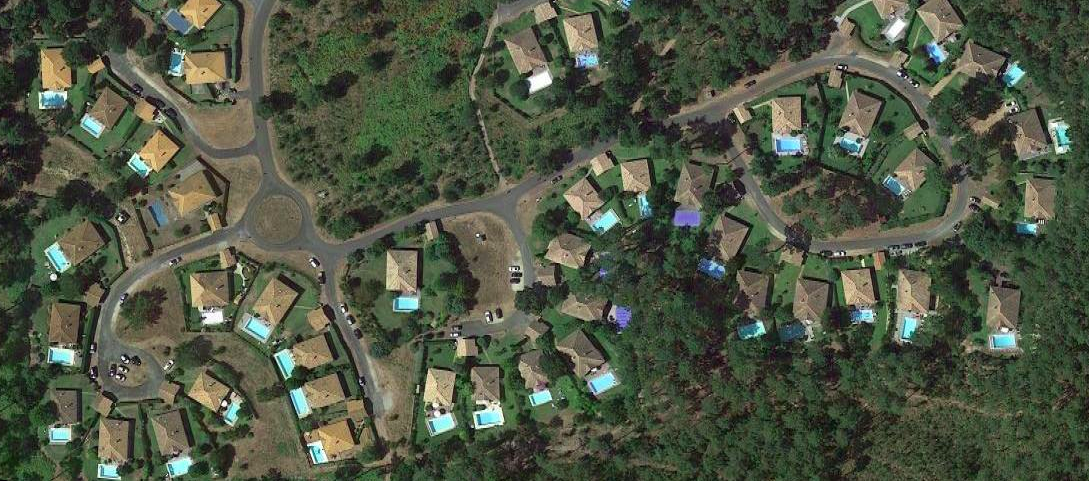
#> input picture MT1/q3_image.png, 1089 x 481 px, found by its file name
$ jupyter execute MT1_Q3.ipynb   (shell and % lines are left out)
#> lines starting #> are read from the running program, lines starting #| are printed output that depends on the picture; after the words box and inside, x2 and y2 are one past the last pixel; in counts of white or black regions, pixels touching at a corner belong together
<a href="https://colab.research.google.com/github/Bbuyukyilmaz/ELE492---Image-Processing-Homeworks/blob/main/MT1/Q3/MT1_Q3.ipynb" target="_parent"></a>

[cell 1]
import cv2
import numpy as np
from matplotlib import pyplot as plt

# read image in BGR
img = cv2.imread('/content/ELE492---Image-Processing-Homeworks/MT1/q3_image.png')
#> img is the input picture: shape (481, 1089, 3); mean B, G, R 67.3, 85.9, 78.5
rgb_img = cv2.cvtColor(img, cv2.COLOR_BGR2RGB)


## convert to hsv
hsv = cv2.cvtColor(img, cv2.COLOR_BGR2HSV)
#> hsv: shape (481, 1089, 3); mean H, S, V 45.3, 71.6, 89

# define blue color range
lower_range = np.array([75, 50, 70])
upper_range = np.array([140, 255, 255])

# perform mask
mask = cv2.inRange(hsv, lower_range, upper_range)
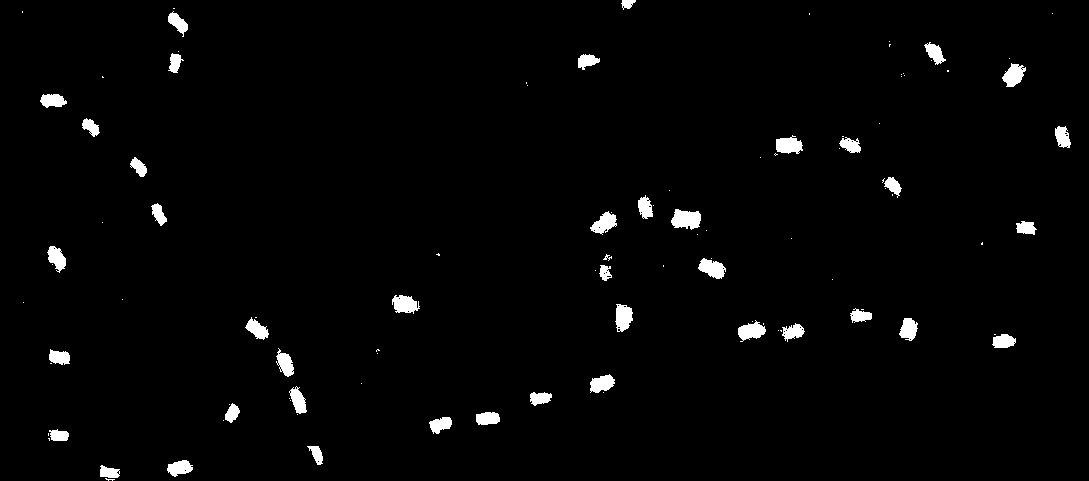
#> mask: shape (481, 1089); 2.1% white; 103 white regions (61 under 20 px), largest, box (x1, y1, x2, y2) and area: (671, 209, 701, 230) 459, (392, 295, 420, 314) 369, (615, 304, 633, 332) 369

# define white color range
sensitivity = 15
lower_white = np.array([0,0,255-sensitivity])
upper_white = np.array([255,sensitivity,255])

# perform mask and add to blue mask
mask += cv2.inRange(hsv, lower_white, upper_white)
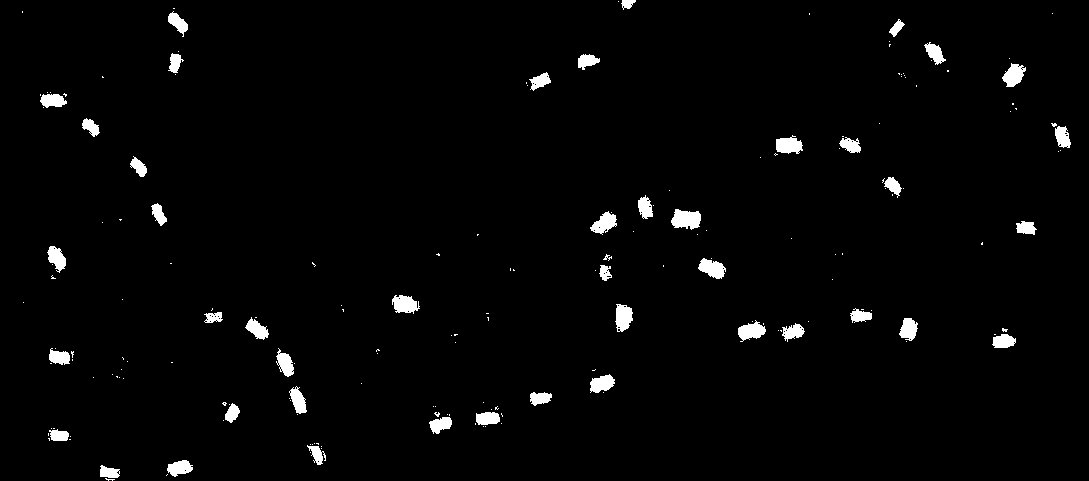
#> mask: shape (481, 1089); 2.2% white; 185 white regions (140 under 20 px), largest, box (x1, y1, x2, y2) and area: (671, 209, 701, 230) 459, (392, 295, 420, 314) 369, (615, 304, 633, 332) 369


ret, thresh = cv2.threshold(mask, 127, 255, cv2.THRESH_BINARY)

# obtain the connected components
num_labels, labels, stats, centroids = cv2.connectedComponentsWithStats(thresh)
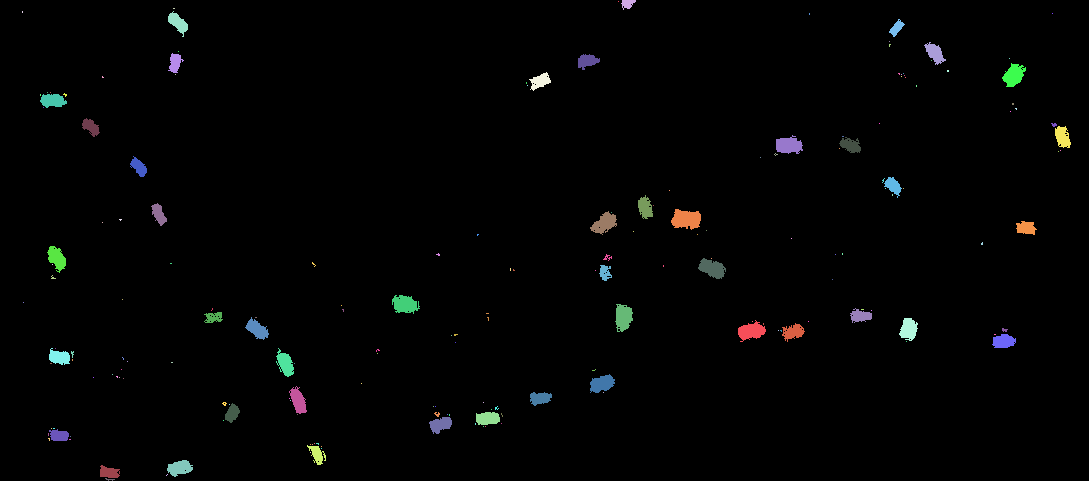
#> labels: shape (481, 1089) int32; 186 distinct labels, from 0 to 185; one colour per label, 0 black
#> num_labels = 186; stats = 186 rows, first 6: [0, 0, 1089, 481, 512253], [618, 1, 1, 1, 1], [621, 0, 15, 10, 95], [173, 8, 2, 1, 2], [22, 11, 1, 2, 2], [168, 11, 20, 26, 251]; centroids = 186 pairs, first value 22 to 1062.2, second value 1 to 479

# set a minimum component size (in pixels)
min_size = 50

# count the number of objects
num_objects = 0
for i in range(1, num_labels):
    area = stats[i, cv2.CC_STAT_AREA]
    if area >= min_size:
        num_objects += 1
#> this loop made 185 passes
#> area on passes 2, 5, 8, 10, 13, 14, 17, 19, 35, 40, 43, 44: 95, 251, 132, 257, 187, 222, 353, 221, 276, 193, 249, 366
#> after the loop, num_objects = 44

# print number of objects
print(num_objects)
#| 44

fig, ax = plt.subplots(1, 2)
ax[0].imshow(rgb_img)
ax[0].set_title("Input Image")
ax[1].imshow(mask)
ax[1].set_title("Masked Image")
plt.show()
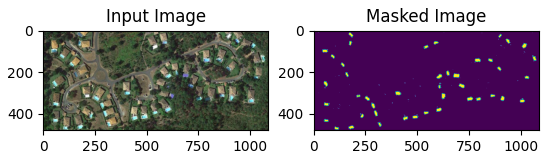
#> figure drawn by matplotlib, 2 panels

$ run again, with MT1/q1_image.png copied over MT1/q3_image.png
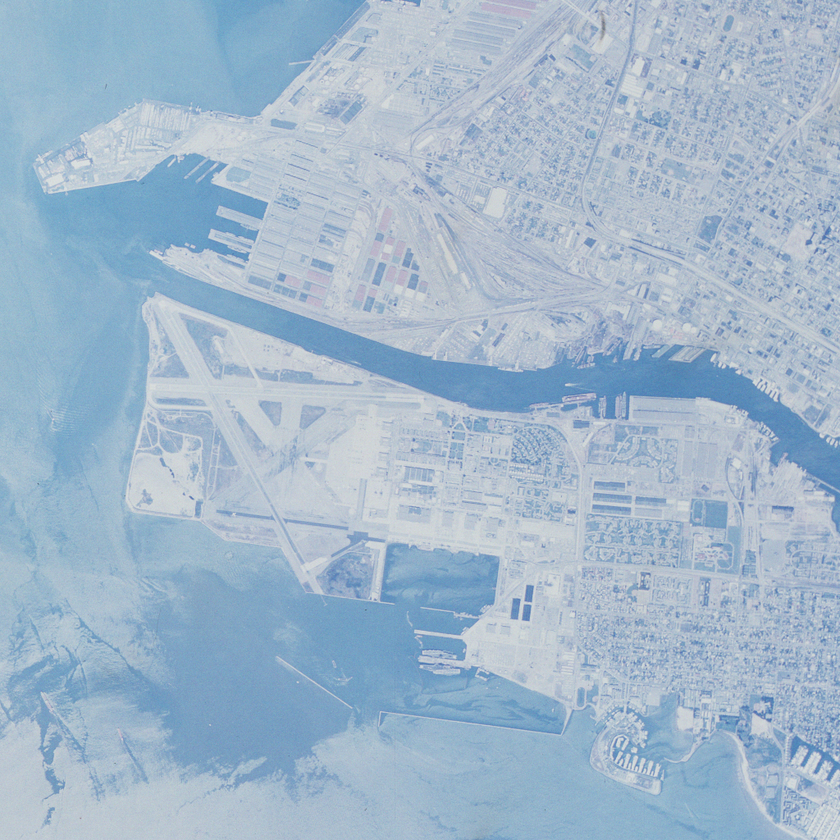
#> input picture MT1/q1_image.png, 840 x 840 px, shrunk from 1024 x 1024 before the run, found by its file name
#> img is the input picture: shape (840, 840, 3); mean B, G, R 203.5, 183.6, 161.3
#> hsv: shape (840, 840, 3); mean H, S, V 104.4, 53.6, 203.5
#> mask: shape (840, 840); 48.1% white; 4871 white regions (4249 under 20 px), largest, box (x1, y1, x2, y2) and area: (0, 0, 840, 840) 270749, (629, 634, 713, 682) 1180, (777, 646, 840, 687) 1145
#> `num_labels, labels, stats, centroids = cv2.connectedComponentsWithStat..`:
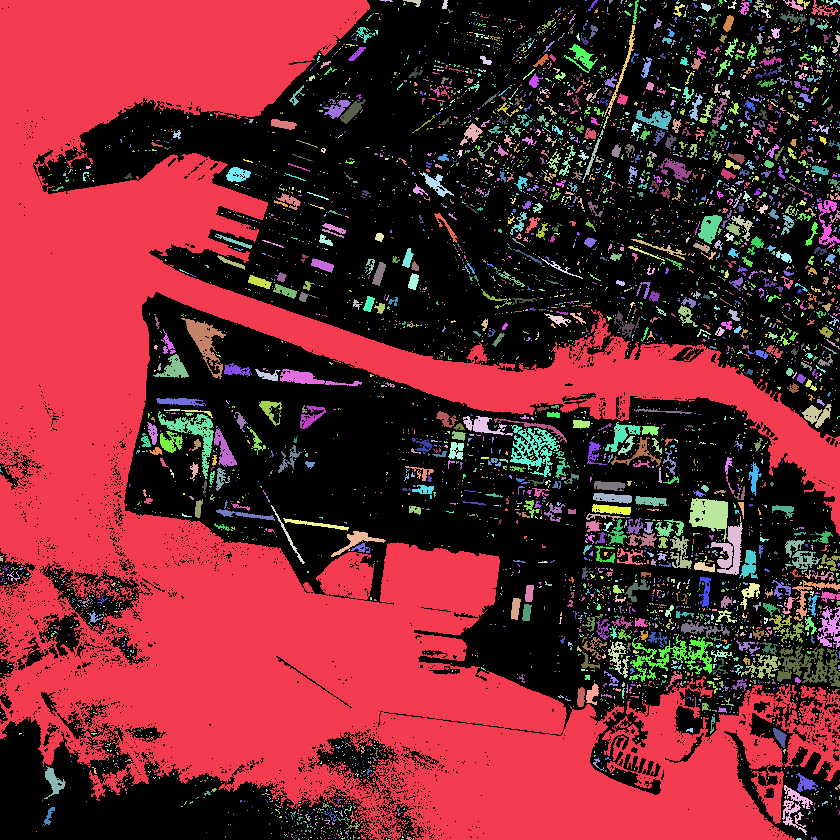
#> labels: shape (840, 840) int32; 4872 distinct labels, from 0 to 4871; one colour per label, 0 black
#> num_labels = 4872; centroids = 4872 pairs, first value 0 to 839, second value 0 to 839
#> the loop `for i in range(1, num_labels):` made 4871 passes
#> area on passes 1, 3, 4, 7, 12, 19, 22, 25: 270749, 55, 39, 31, 64, 28, 48, 80
#> after the loop `for i in range(1, num_labels):`: num_objects = 297
#| 297
#> `plt.show()`:
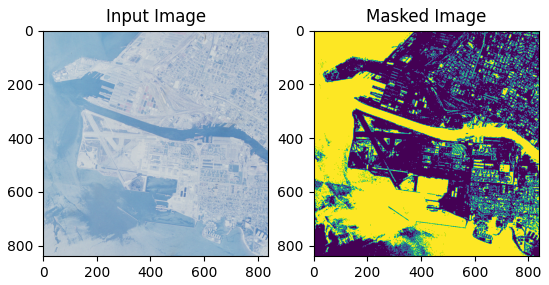
#> figure drawn by matplotlib, 2 panels

$ run again, with MT1/q2_image.jpg saved as MT1/q3_image.png
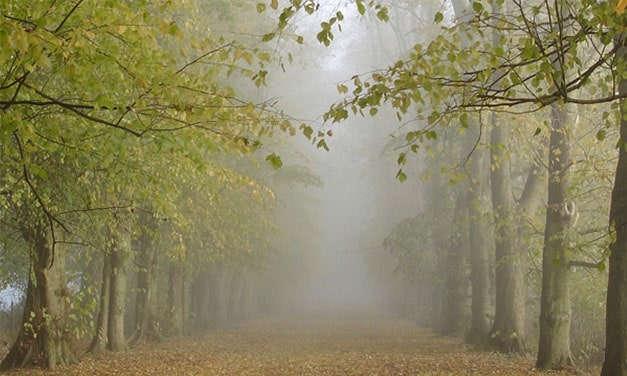
#> input picture MT1/q2_image.jpg, 627 x 376 px, found by its file name
#> img is the input picture: shape (376, 627, 3); mean B, G, R 96.6, 131.9, 137.9
#> hsv: shape (376, 627, 3); mean H, S, V 27.1, 84, 138.3
#> `mask += cv2.inRange(hsv, lower_white, upper_white)`:
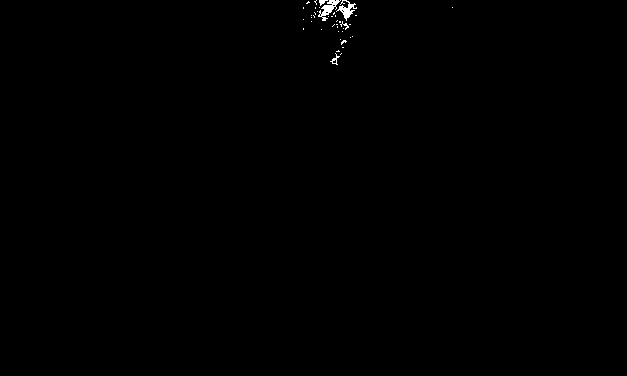
#> mask: shape (376, 627); 0.22% white; 41 white regions (36 under 20 px), largest, box (x1, y1, x2, y2) and area: (318, 0, 341, 21) 182, (336, 0, 357, 21) 161, (330, 53, 340, 65) 36, (319, 0, 328, 6) 28, (340, 21, 349, 30) 25
#> labels: shape (376, 627) int32; 42 distinct labels, from 0 to 41
#> num_labels = 42; stats = 42 rows, first 6: [0, 0, 627, 376, 235232], [306, 1, 4, 3, 6], [314, 0, 3, 5, 6], [319, 0, 9, 6, 28], [318, 0, 23, 21, 182], [336, 0, 21, 21, 161]; centroids = 42 pairs, first value 303 to 452, second value 1.54 to 187.9
#> the loop `for i in range(1, num_labels):` made 41 passes
#> area on passes 3, 4, 5, 24, 40: 28, 182, 161, 25, 36
#> after the loop `for i in range(1, num_labels):`: num_objects = 2
#| 2
#> `plt.show()`:
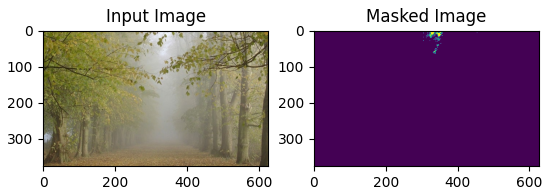
#> figure drawn by matplotlib, 2 panels
